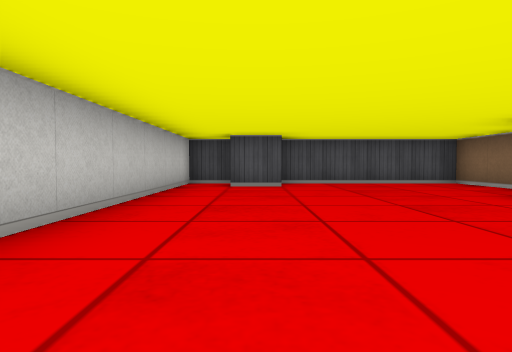
[1] (above)

20 first-person views from a walk through a cub3D maze. The camera is about half as high as the walls, tilts 2° down and sees 75° across. The floor is counted in squares. Each view is taken from the middle of a square. On the plan, view 1 faces up. The plan holds only what a view shows up to about 9 squares ahead; the rest is blank.

[2]
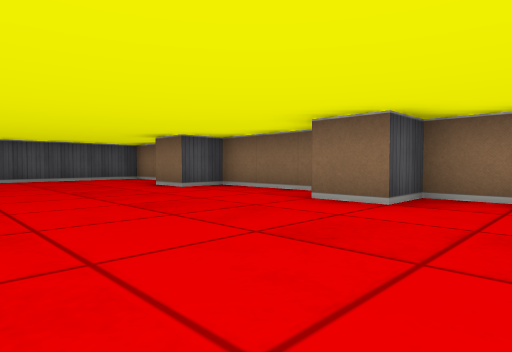

[3]
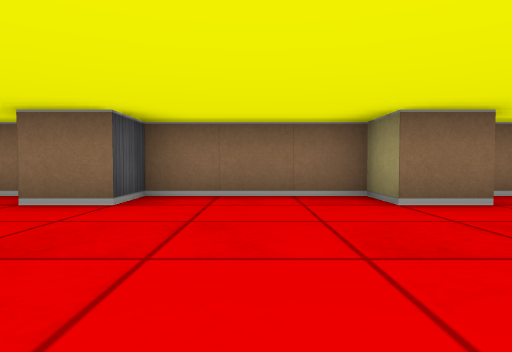

[4]
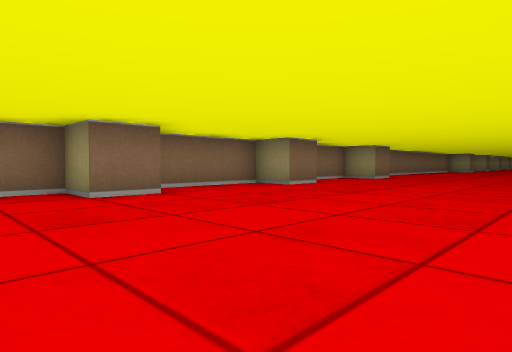

[5]
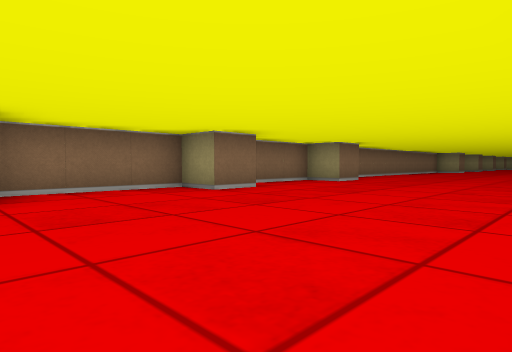

[6]
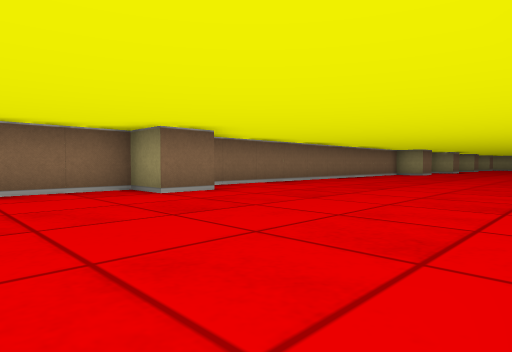

[7]
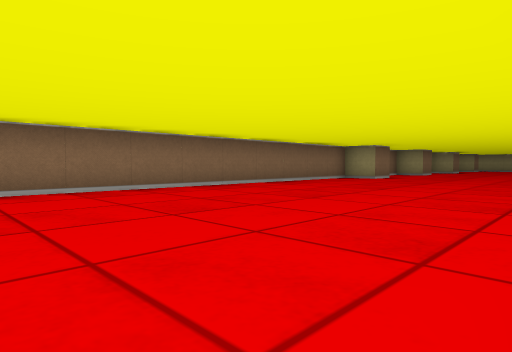

[8]
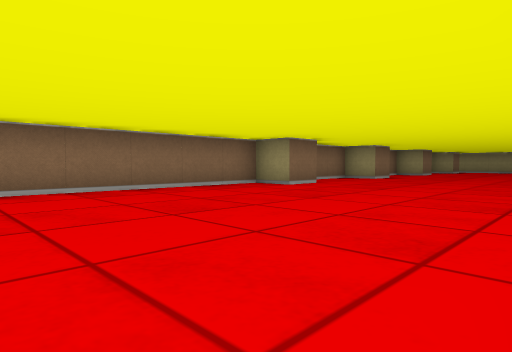

[9]
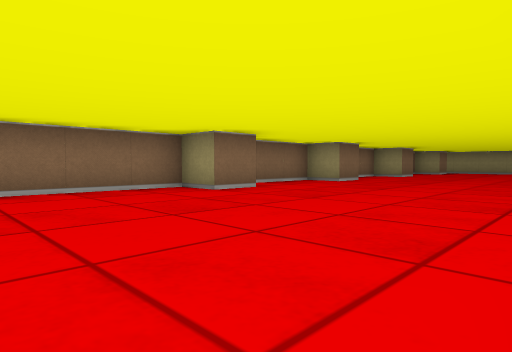

[10]
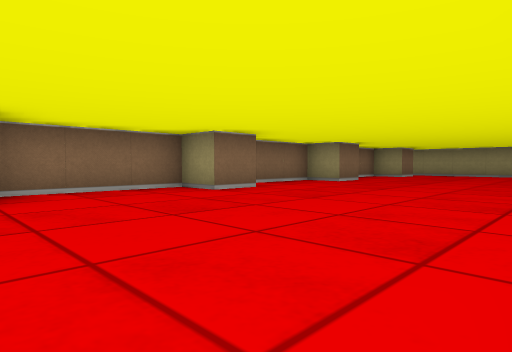

[11]
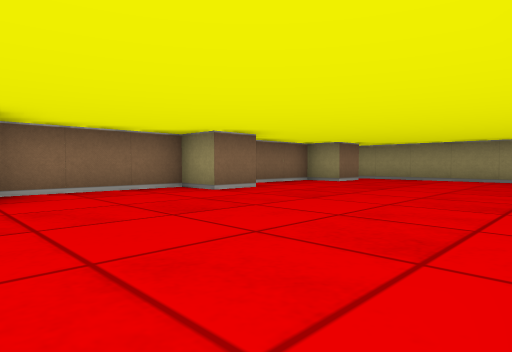

[12]
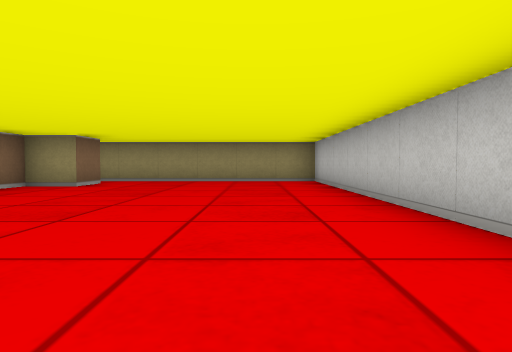

[13]
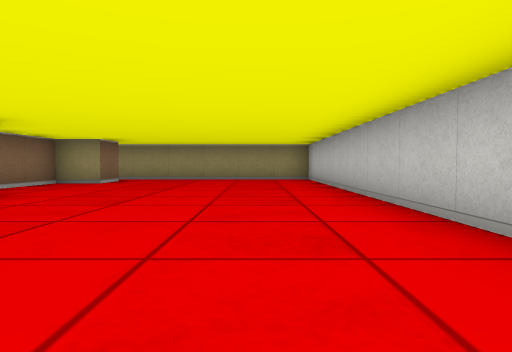

[14]
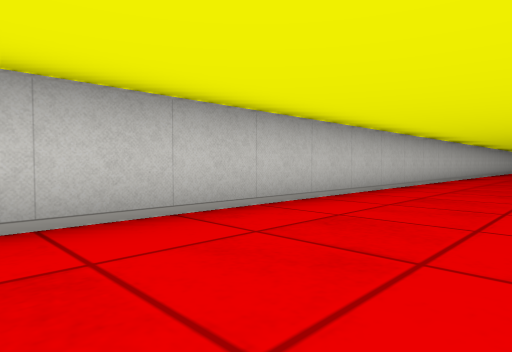

[15]
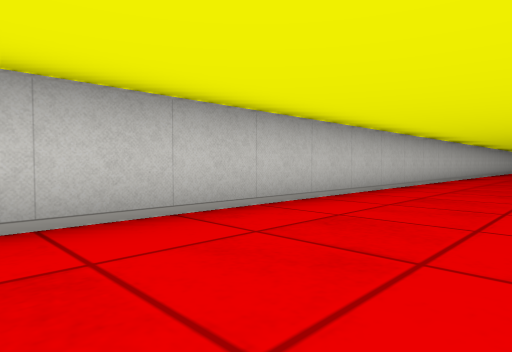

[16]
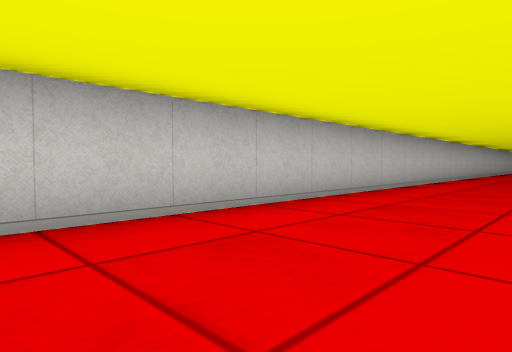

[17]
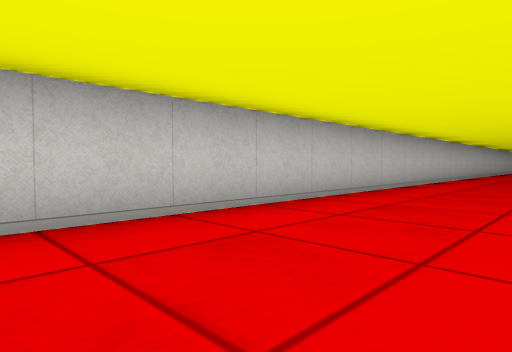

[18]
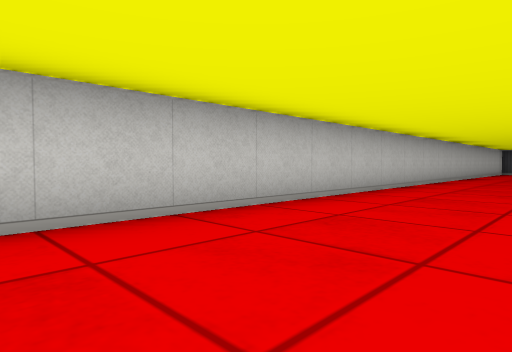

[19]
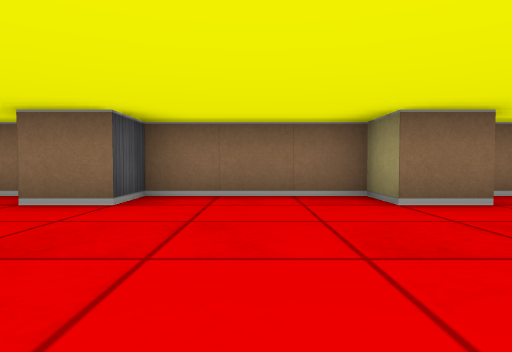

[20]
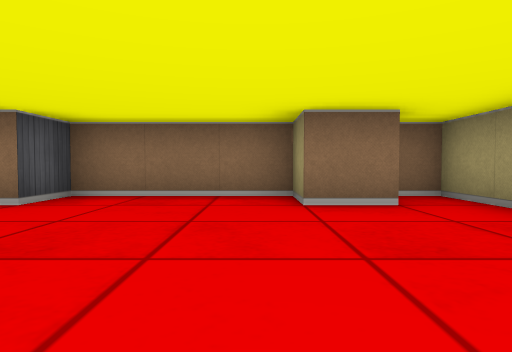

### Floor plan
Points are (right, up) in squares from view 1. A wall is a line through its corners. A room is listed if a view was taken in it or the views show most of it. See-through windows are left out.
Room 1 (views 1, 2, 3, 4, 5, 6, 7, 8, 9, 10, 11, 12, 13, 14, 15, 16, 17, 18, 19, 20)
walls: (3.5, -12.6) (3.5, -11.5) (4.5, -11.5) (4.5, -8.5) (3.5, -8.5) (3.5, -7.5) (4.5, -7.5) (4.5, -4.6); (3.5, -23.5) (3.5, -22.5) (4.5, -22.5) (4.5, -13.1); (3.5, -4.6) (3.5, -3.5) (4.5, -3.5) (4.5, -0.5) (3.5, -0.5) (3.5, 0.5); (3.5, -27.5) (3.5, -26.5) (4.5, -26.5) (4.5, -23.6); (4.5, 1.1) (4.5, 3.5) (3.5, 3.5) (3.5, 4.5); (3.5, -35.6) (3.5, -34.5) (4.5, -34.5) (4.5, -31.5) (3.5, -31.5) (3.5, -30.5) (4.5, -30.5) (4.5, -27.6); (4.5, 5.8) (4.5, 7.5) (0.5, 7.5); (0.5, 6.5) (-0.5, 6.5); (-0.5, 7.5) (-1.5, 7.5) (-1.5, -36.5) (4.5, -36.5) (4.5, -35.9)

Positions as (right, up) in squares from view 1, and headings:
1: (0, 0), facing up
2: (0, -2), facing up-right
3: (0, -2), facing right
4: (-1, -2), facing down-right
5: (-1, -4), facing down-right
6: (-1, -9), facing down-right
7: (-1, -13), facing down-right
8: (-1, -17), facing down-right
9: (-1, -19), facing down-right
10: (-1, -23), facing down-right
11: (-1, -27), facing down-right
12: (0, -28), facing down
13: (0, -27), facing down
14: (1, -31), facing up-left
15: (1, -27), facing up-left
16: (1, -20), facing up-left
17: (1, -14), facing up-left
18: (1, -9), facing up-left
19: (0, -10), facing right
20: (0, -34), facing right
